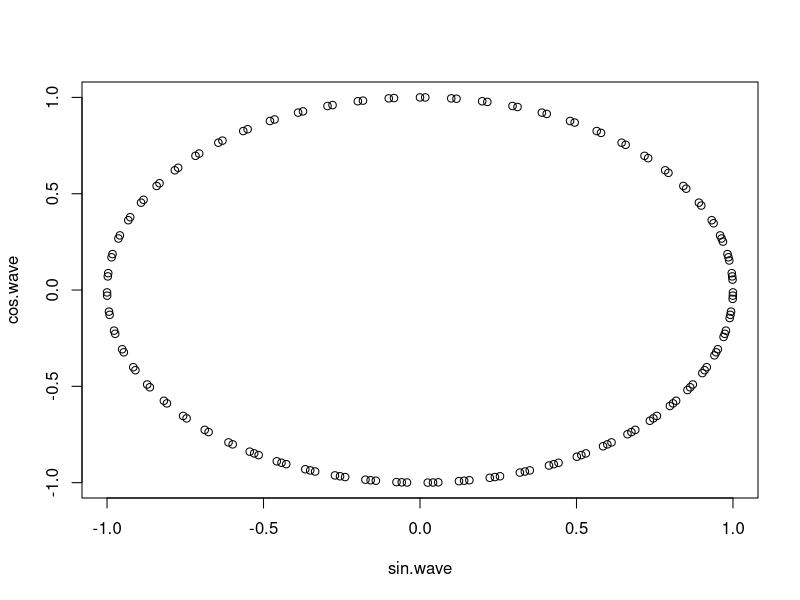
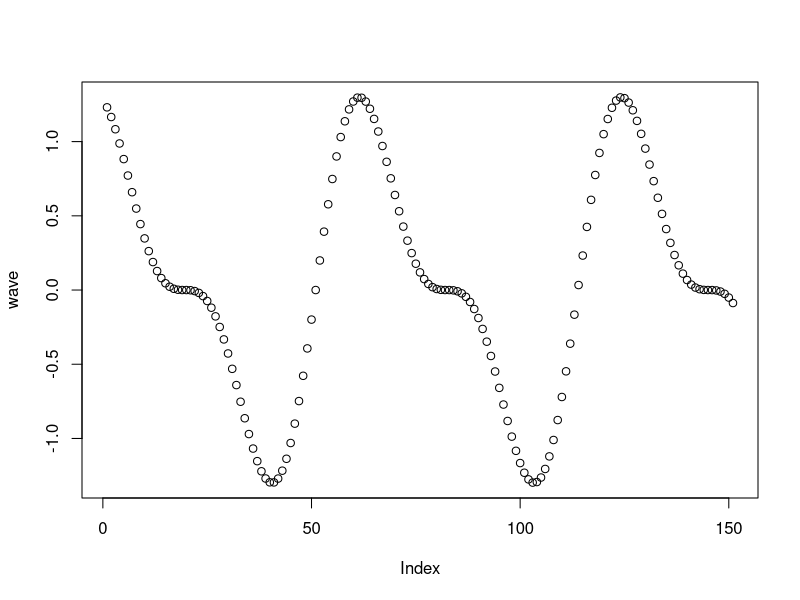

These figures' R source, in order:
# Exercise 4: Creating and operating on vectors

# Create a vector `names` that contains your name and the names of 2 people next to you.
names <- c("Monica","Megan","No")

# Use the colon operator : to create a vector `n` of numbers from 10:49
n <- 10:49

# Use `length()` to get the number of elements in `n`
length(n)

# Create a vector `m` that contains the numbers 10 to 1. Hint: use the `seq()` function
?seq
m <- seq(10, 1)

# Subtract `m` FROM `n`. Note the recycling!
difference <- m - n

# Use the `seq()` function to produce a range of numbers from -5 to 10 in `.1` increments.
# Store it in a variable `x`
x <- seq(-5, 10, .1)

# Create a vector `sin.wave` by calling the `sin()` function on each element in `x`.
sin.wave <- sin(x)

# Create a vector `cos.wave` by calling the `cos()` function on each element in `x`.
cos.wave <- cos(x)

# Create a vector `wave` by multiplying `sin.wave` and `cos.wave` together, then adding `sin.wave`
wave <- (sin.wave * cos.wave) + sin.wave

# Use the `plot()` function to plot your `wave`!\
?plot
plot(sin.wave,cos.wave)
plot(wave)
